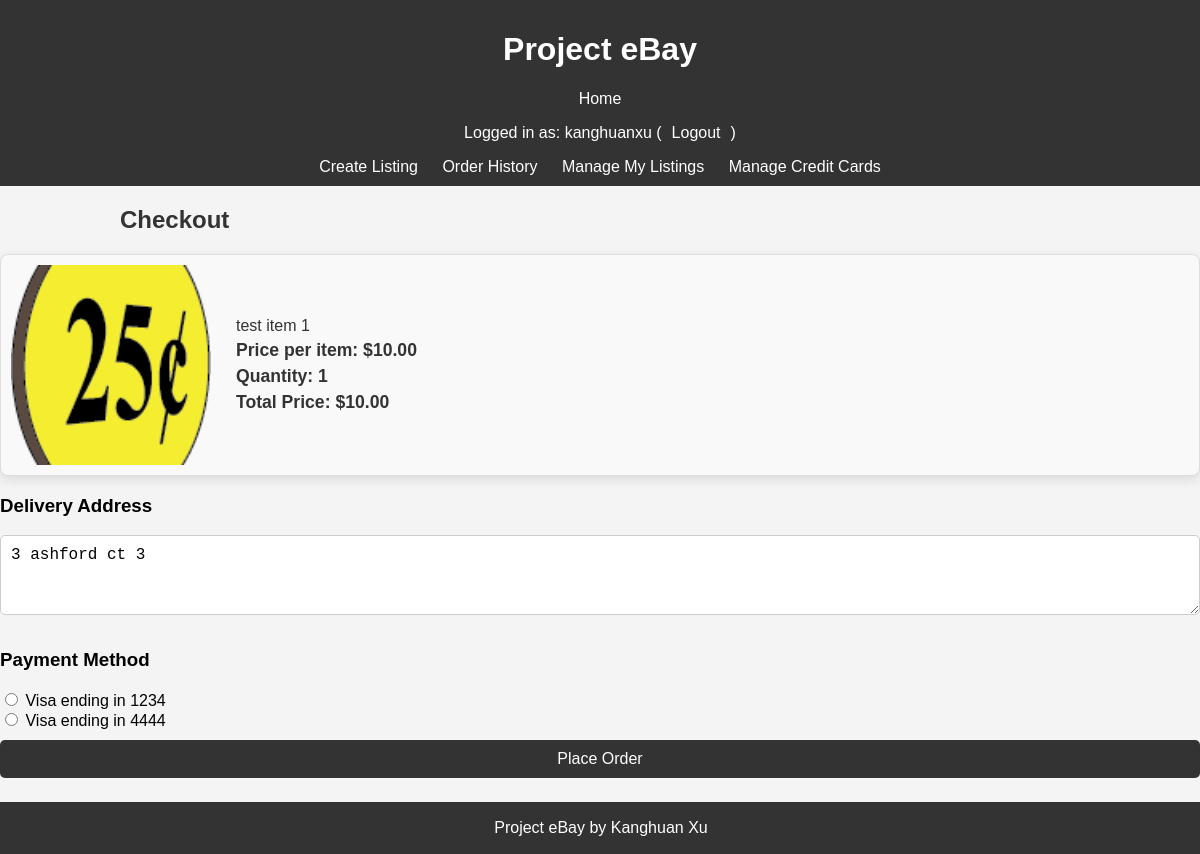
Page /checkout/24/ (signed in) on the committed database.
### project/models.py (models this page shows, shortened)
class Listing(models.Model):
    name = models.CharField(max_length=200) # Name of the item
    description = models.TextField() # Description of the item
    price = models.DecimalField(max_digits=10, decimal_places=2) # Price of the item
    image = models.ImageField(upload_to='listing_images/', blank=True, null=True) # Image of the item
    category = models.CharField(max_length=100) # Category the item belongs to
    created_at = models.DateTimeField(auto_now_add=True) # Timestamp for when the item was listed
    expires_at = models.DateTimeField() # Expiration timestamp for the listing
    user = models.ForeignKey(User, on_delete=models.CASCADE, related_name="listings")  # Link to User
    sold = models.BooleanField(default=False)  # Track sold status
    quantity = models.PositiveIntegerField(default=1)

class Profile(models.Model):
    user = models.OneToOneField(User, on_delete=models.CASCADE, related_name='profile')
    address = models.TextField()
    phone_number = models.CharField(max_length=15)
    profile_image = models.ImageField(upload_to='profile_images/', blank=True, null=True)

class CreditCard(models.Model):
    user = models.ForeignKey(User, on_delete=models.CASCADE, related_name='credit_cards')
    cardholder_name = models.CharField(max_length=100)  # Name on the card
    card_number_last4 = models.CharField(max_length=4)  # Last 4 digits of the card
    expiry_date = models.CharField(max_length=5)  # Format MM/YY
    card_type = models.CharField(max_length=20, choices=[('Visa', 'Visa'), ('MasterCard', 'MasterCard'), ('Amex', 'American Express')])
    created_at = models.DateTimeField(auto_now_add=True)

### project/views.py (the view, shortened to what this page needs)
# urls.py: path('checkout/', CheckoutView.as_view(), name='checkout'),
class CheckoutView(LoginRequiredMixin, View):
    def get(self, request, pk, *args, **kwargs):
        listing = get_object_or_404(Listing, pk=pk, sold=False)
        quantity = int(request.GET.get('quantity', 1))  # Default to 1 if not provided
        total_price = listing.price * quantity  # Calculate total price
        credit_cards = CreditCard.objects.filter(user=request.user)
        profile_address = request.user.profile.address
        return render(request, 'project/checkout.html', {
            'listing': listing,
            'quantity': quantity,
            'total_price': total_price,
            'credit_cards': credit_cards,
            'profile_address': profile_address,
        })

### project/templates/project/checkout.html (shortened to what this page needs)
{% extends 'project/base.html' %}
{% block content %}
<div class="container">
    <h2>Checkout</h2>
    {% if listing %}
        <div class="card">
            <img src="{{ listing.image.url }}" alt="{{ listing.name }}" class="listing-image">
            <div class="card-details">
                <h3>{{ listing.name }}</h3>
                <p>Price per item: ${{ listing.price }}</p>
                <p>Quantity: {{ quantity }}</p>
                <p>Total Price: ${{ total_price }}</p>
            </div>
        </div>
    {% endif %}
    <h3>Delivery Address</h3>
    <form method="post" class="form">
        <textarea name="delivery_address" class="form-control" placeholder="Enter delivery address">{{ profile_address }}</textarea>
        <h3>Payment Method</h3>
        <div>
            {% for card in credit_cards %}
                <input
                    type="radio"
                    name="payment_method"
                    value="{{ card.id }}"
                    id="card_{{ card.id }}"
                >
                <label for="card_{{ card.id }}">{{ card.card_type }} ending in {{ card.card_number_last4 }}</label><br>
            {% endfor %}
        </div>
        <button type="submit" class="btn btn-success">Place Order</button>
    </form>
</div>
{% endblock %}

### project/templates/project/base.html (shortened to what this page needs)
<html lang="en">
<head>
</head>
<body>
    <header>
        <h1>Project eBay</h1>
        <nav>
            <a href="/">Home</a>
            {% if user.is_authenticated %}
            <p>Logged in as: {{user.username}} (<a href="{% url 'logout' %}">Logout</a>)</p>
            <a href="{% url 'create_listing' %}">Create Listing</a>
            <a href="{% url 'order_history' %}">Order History</a>
            <a href="{% url 'manage_listings' %}">Manage My Listings</a>
            <a href="{% url 'manage_credit_cards' %}">Manage Credit Cards</a>
            {% else %}
            <a href="{% url 'login' %}">Login</a>
            <a href="{% url 'register' %}">Register</a>
            {% endif %}
        </nav>
    </header>
    <main>
        {% block content %}{% endblock %}
    </main>
    <footer>
        <p>Project eBay by Kanghuan Xu {{ current_year }}</p>
    </footer>
</body>
</html>

### project/templates/project/base.html (style rules this page uses)
body { font-family: Arial, sans-serif; margin: 0; padding: 0; background-color: #f4f4f4; padding-bottom: 60px; }
header { background-color: #333; color: #fff; padding: 10px 20px; text-align: center; }
header nav a { color: #fff; margin: 0 10px; text-decoration: none; }
footer { background-color: #333; color: #fff; text-align: center; padding: 1px; position: fixed; width: 100%; bottom: 0; z-index: 1000; }
h2 { font-size: 1.5rem; font-weight: bold; padding: 20px; margin: 0; color: #333; text-align: left; padding-left: 10%; }
.card { flex: 0 0 200px; background-color: white; border-radius: 15px; box-shadow: 0 4px 12px rgba(0, 0, 0, 0.1); overflow: hidden; position: relative; text-align: center; scroll-snap-align: start; }
.card img { width: 100%; height: 200px; object-fit: cover; border-top-left-radius: 15px; border-top-right-radius: 15px; }
.card .card-details { padding: 10px; text-align: left; }
.card .card-details h3 { font-size: 1rem; font-weight: 500; color: #333; margin: 5px 0; white-space: nowrap; overflow: hidden; text-overflow: ellipsis; }
.card .card-details p { font-size: 1.1rem; font-weight: bold; color: #333; margin: 5px 0; }
.btn { width: 100%; padding: 10px; font-size: 1rem; color: white; background-color: #333; border: none; border-radius: 5px; cursor: pointer; text-align: center; }
.btn { margin-top: 10px; display: inline-block; }
.form-control { padding: 10px; font-size: 16px; border: 1px solid #ccc; border-radius: 5px; appearance: none; background-color: #fff; }
.card { display: flex; align-items: center; margin-bottom: 15px; padding: 10px; border: 1px solid #ddd; border-radius: 8px; background-color: #f9f9f9; }
.card img { max-width: 200px; margin-right: 15px; border-radius: 5px; }
.card-details { flex-grow: 1; }
textarea.form-control { width: 100%; height: 80px; margin-bottom: 15px; }

### rows in the picture
Listing: image (picture), name "test item 1", price "10.00"
Profile: delivery_address "3 ashford ct 3"
CreditCard: payment_method "☐ Visa ending in 1234", card_type "Visa", card_number_last4 "1234"
CreditCard: payment_method "☐ Visa ending in 4444", card_type "Visa", card_number_last4 "4444"

### other values in the picture
{{ user.username }} "kanghuanxu"
{{ quantity }} "1"
{{ total_price }} "10.00"
